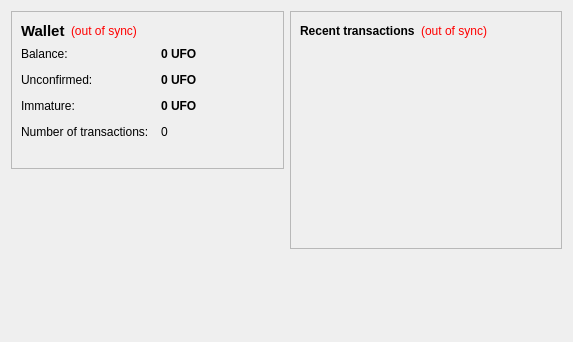
<?xml version="1.0" encoding="UTF-8"?>
<ui version="4.0">
 <class>OverviewPage</class>
 <widget class="QWidget" name="OverviewPage">
  <property name="geometry">
   <rect>
    <x>0</x>
    <y>0</y>
    <width>573</width>
    <height>342</height>
   </rect>
  </property>
  <property name="windowTitle">
   <string>Form</string>
  </property>
  <layout class="QHBoxLayout" name="horizontalLayout" stretch="1,1">
   <item>
    <layout class="QVBoxLayout" name="verticalLayout_2">
     <item>
      <widget class="QFrame" name="frame">
       <property name="frameShape">
        <enum>QFrame::StyledPanel</enum>
       </property>
       <property name="frameShadow">
        <enum>QFrame::Raised</enum>
       </property>
       <layout class="QVBoxLayout" name="verticalLayout_4">
        <item>
         <layout class="QHBoxLayout" name="horizontalLayout_4">
          <item>
           <widget class="QLabel" name="label_5">
            <property name="font">
             <font>
              <pointsize>11</pointsize>
              <weight>75</weight>
              <bold>true</bold>
             </font>
            </property>
            <property name="text">
             <string>Wallet</string>
            </property>
           </widget>
          </item>
          <item>
           <widget class="QLabel" name="labelWalletStatus">
            <property name="toolTip">
             <string>The displayed information may be out of date. Your wallet automatically synchronizes with the UFO network after a connection is established, but this process has not completed yet.</string>
            </property>
            <property name="styleSheet">
             <string notr="true">QLabel { color: red; }</string>
            </property>
            <property name="text">
             <string notr="true">(out of sync)</string>
            </property>
            <property name="alignment">
             <set>Qt::AlignLeading|Qt::AlignLeft|Qt::AlignVCenter</set>
            </property>
           </widget>
          </item>
          <item>
           <spacer name="horizontalSpacer_2">
            <property name="orientation">
             <enum>Qt::Horizontal</enum>
            </property>
            <property name="sizeHint" stdset="0">
             <size>
              <width>40</width>
              <height>20</height>
             </size>
            </property>
           </spacer>
          </item>
         </layout>
        </item>
        <item>
         <layout class="QFormLayout" name="formLayout_2">
          <property name="fieldGrowthPolicy">
           <enum>QFormLayout::AllNonFixedFieldsGrow</enum>
          </property>
          <property name="horizontalSpacing">
           <number>12</number>
          </property>
          <property name="verticalSpacing">
           <number>12</number>
          </property>
          <item row="0" column="0">
           <widget class="QLabel" name="label">
            <property name="text">
             <string>Balance:</string>
            </property>
           </widget>
          </item>
          <item row="0" column="1">
           <widget class="QLabel" name="labelBalance">
            <property name="font">
             <font>
              <weight>75</weight>
              <bold>true</bold>
             </font>
            </property>
            <property name="cursor">
             <cursorShape>IBeamCursor</cursorShape>
            </property>
            <property name="toolTip">
             <string>Your current balance</string>
            </property>
            <property name="text">
             <string notr="true">0 UFO</string>
            </property>
            <property name="textInteractionFlags">
             <set>Qt::LinksAccessibleByMouse|Qt::TextSelectableByKeyboard|Qt::TextSelectableByMouse</set>
            </property>
           </widget>
          </item>
          <item row="1" column="0">
           <widget class="QLabel" name="label_3">
            <property name="text">
             <string>Unconfirmed:</string>
            </property>
           </widget>
          </item>
          <item row="1" column="1">
           <widget class="QLabel" name="labelUnconfirmed">
            <property name="font">
             <font>
              <weight>75</weight>
              <bold>true</bold>
             </font>
            </property>
            <property name="cursor">
             <cursorShape>IBeamCursor</cursorShape>
            </property>
            <property name="toolTip">
             <string>Total of transactions that have yet to be confirmed, and do not yet count toward the current balance</string>
            </property>
            <property name="text">
             <string notr="true">0 UFO</string>
            </property>
            <property name="textInteractionFlags">
             <set>Qt::LinksAccessibleByMouse|Qt::TextSelectableByKeyboard|Qt::TextSelectableByMouse</set>
            </property>
           </widget>
          </item>
          <item row="3" column="0">
           <widget class="QLabel" name="label_2">
            <property name="text">
             <string>Number of transactions:</string>
            </property>
           </widget>
          </item>
          <item row="3" column="1">
           <widget class="QLabel" name="labelNumTransactions">
            <property name="toolTip">
             <string>Total number of transactions in wallet</string>
            </property>
            <property name="text">
             <string notr="true">0</string>
            </property>
           </widget>
          </item>
          <item row="2" column="0">
           <widget class="QLabel" name="labelImmatureText">
            <property name="text">
             <string>Immature:</string>
            </property>
           </widget>
          </item>
          <item row="2" column="1">
           <widget class="QLabel" name="labelImmature">
            <property name="font">
             <font>
              <weight>75</weight>
              <bold>true</bold>
             </font>
            </property>
            <property name="toolTip">
             <string>Mined balance that has not yet matured</string>
            </property>
            <property name="text">
             <string notr="true">0 UFO</string>
            </property>
            <property name="textInteractionFlags">
             <set>Qt::LinksAccessibleByMouse|Qt::TextSelectableByKeyboard|Qt::TextSelectableByMouse</set>
            </property>
           </widget>
          </item>
         </layout>
        </item>
        <item>
         <widget class="QLabel" name="label_wallet_bgcoin">
          <property name="text">
           <string/>
          </property>
          <property name="pixmap">
           <pixmap resource="../bitcoin.qrc">:/images/wallet_bgcoin</pixmap>
          </property>
          <property name="scaledContents">
           <bool>false</bool>
          </property>
          <property name="alignment">
           <set>Qt::AlignCenter</set>
          </property>
          <property name="margin">
           <number>-2</number>
          </property>
         </widget>
        </item>
       </layout>
      </widget>
     </item>
     <item>
      <spacer name="verticalSpacer">
       <property name="orientation">
        <enum>Qt::Vertical</enum>
       </property>
       <property name="sizeHint" stdset="0">
        <size>
         <width>20</width>
         <height>40</height>
        </size>
       </property>
      </spacer>
     </item>
    </layout>
   </item>
   <item>
    <layout class="QVBoxLayout" name="verticalLayout_3">
     <item>
      <widget class="QFrame" name="frame_2">
       <property name="frameShape">
        <enum>QFrame::StyledPanel</enum>
       </property>
       <property name="frameShadow">
        <enum>QFrame::Raised</enum>
       </property>
       <layout class="QVBoxLayout" name="verticalLayout">
        <item>
         <layout class="QHBoxLayout" name="horizontalLayout_2">
          <item>
           <widget class="QLabel" name="label_4">
            <property name="text">
             <string>&lt;b&gt;Recent transactions&lt;/b&gt;</string>
            </property>
           </widget>
          </item>
          <item>
           <widget class="QLabel" name="labelTransactionsStatus">
            <property name="toolTip">
             <string>The displayed information may be out of date. Your wallet automatically synchronizes with the UFO network after a connection is established, but this process has not completed yet.</string>
            </property>
            <property name="styleSheet">
             <string notr="true">QLabel { color: red; }</string>
            </property>
            <property name="text">
             <string notr="true">(out of sync)</string>
            </property>
            <property name="alignment">
             <set>Qt::AlignRight|Qt::AlignTrailing|Qt::AlignVCenter</set>
            </property>
           </widget>
          </item>
          <item>
           <spacer name="horizontalSpacer">
            <property name="orientation">
             <enum>Qt::Horizontal</enum>
            </property>
            <property name="sizeHint" stdset="0">
             <size>
              <width>40</width>
              <height>20</height>
             </size>
            </property>
           </spacer>
          </item>
         </layout>
        </item>
        <item>
         <widget class="QListView" name="listTransactions">
          <property name="styleSheet">
           <string notr="true">QListView { background: transparent; }</string>
          </property>
          <property name="frameShape">
           <enum>QFrame::NoFrame</enum>
          </property>
          <property name="verticalScrollBarPolicy">
           <enum>Qt::ScrollBarAlwaysOff</enum>
          </property>
          <property name="horizontalScrollBarPolicy">
           <enum>Qt::ScrollBarAlwaysOff</enum>
          </property>
          <property name="selectionMode">
           <enum>QAbstractItemView::NoSelection</enum>
          </property>
         </widget>
        </item>
       </layout>
      </widget>
     </item>
     <item>
      <spacer name="verticalSpacer_2">
       <property name="orientation">
        <enum>Qt::Vertical</enum>
       </property>
       <property name="sizeHint" stdset="0">
        <size>
         <width>20</width>
         <height>40</height>
        </size>
       </property>
      </spacer>
     </item>
    </layout>
   </item>
  </layout>
 </widget>
 <resources/>
 <connections/>
</ui>
